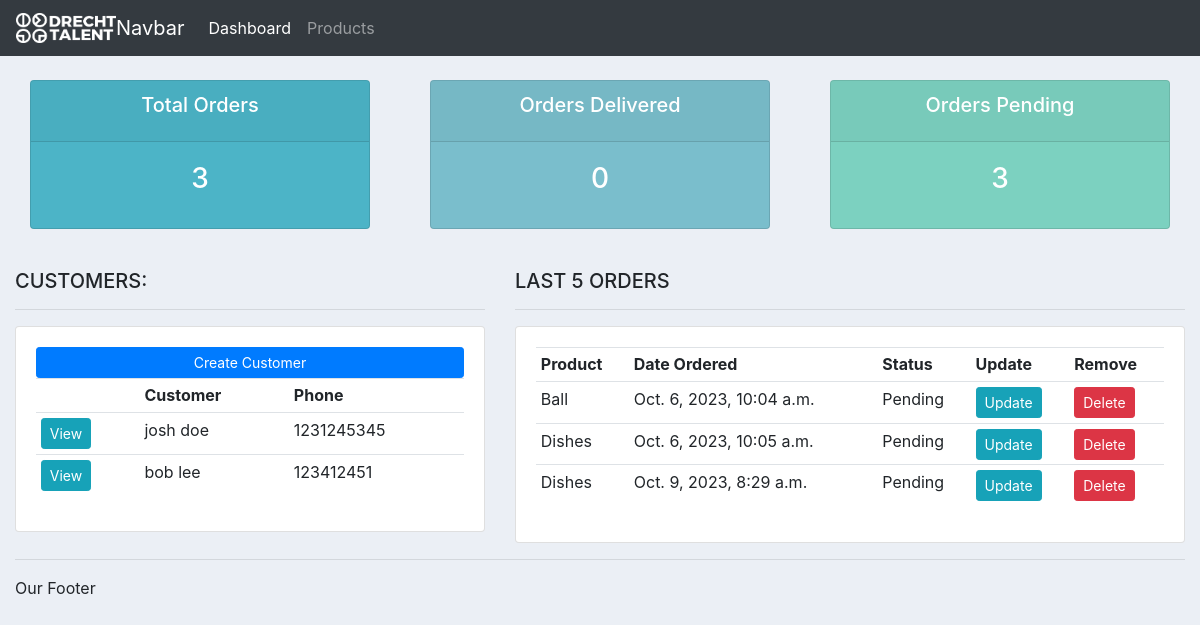
Before: / with the older database file.
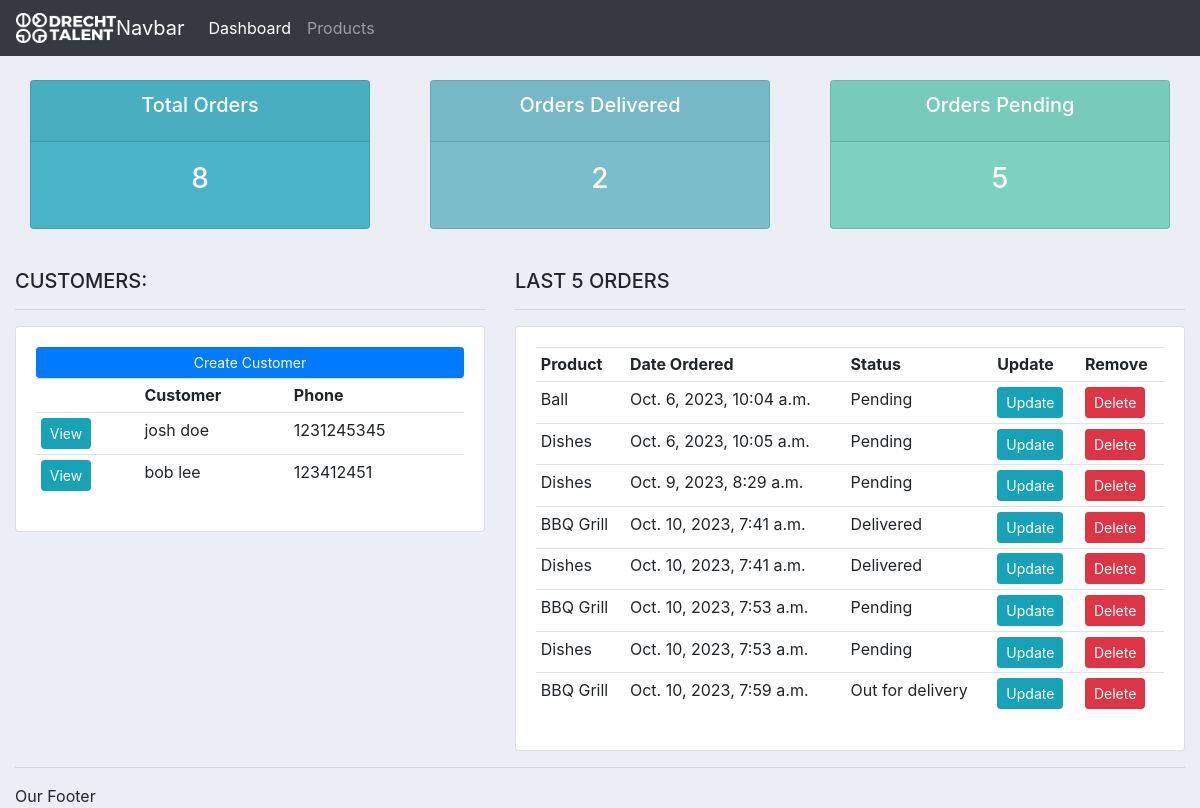
After: the same page with the newer database file.
### accounts/models.py (models this page shows, shortened)
class Customer(models.Model):
    name = models.CharField(max_length=200, null=True)
    phone = models.CharField(max_length=200, null=True)
    email = models.CharField(max_length=200, null=True)
    date_created = models.DateTimeField(auto_now_add=True, null=True)

class Order(models.Model):
    STATUS = (
            ('Pending', 'Pending'),
            ('Out for delivery', 'Out for delivery'),
            ('Delivered', 'Delivered'),
            )
    customer = models.ForeignKey(Customer, null=True, on_delete=models.SET_NULL)
    product = models.ForeignKey(Product, null=True, on_delete=models.SET_NULL)
    date_created = models.DateTimeField(auto_now_add=True, null=True)
    status = models.CharField(max_length=200, null=True, choices=STATUS)
    note = models.CharField(max_length=1000, null=True)

class Product(models.Model):
    CATEGORY = (
            ('Indoor', 'Indoor'),
            ('Out Door', 'Out Door'),
            )
    name = models.CharField(max_length=200, null=True)
    price = models.FloatField(null=True)
    category = models.CharField(max_length=200, null=True, choices=CATEGORY)
    description = models.CharField(max_length=200, null=True, blank=True)
    date_created = models.DateTimeField(auto_now_add=True, null=True)
    tags = models.ManyToManyField(Tag)
    def __str__(self):
        return self.name

### accounts/views.py (the view)
# urls.py: path("", views.home, name="home"),
def home(request):
    orders = Order.objects.all()
    customers = Customer.objects.all()
    total_customers = customers.count()
    total_orders = orders.count()
    delivered = orders.filter(status="Delivered").count()
    pending = orders.filter(status="Pending").count()
    context = {
        "orders": orders,
        "customers": customers,
        "total_orders": total_orders,
        "delivered": delivered,
        "pending": pending,
    }
    return render(request, "accounts/dashboard.html", context)

### accounts/templates/accounts/dashboard.html
{% extends "accounts/main.html" %}
{% block content %}
{% include "accounts/status.html" %}
<br>
<div class="row">
	<div class="col-md-5">
		<h5>CUSTOMERS:</h5>
		<hr>
		<div class="card card-body">
			<a class="btn btn-primary  btn-sm btn-block" href="">Create Customer</a>
			<table class="table table-sm">
				<tr>
                    <th></th>
					<th>Customer</th>
					<th>Phone</th>
				</tr>
                {% for customer in customers %}
                    <tr>
                        <td><a class= "btn btn-sm btn-info" href="{% url 'customer' customer.id %}">View</a></td>
                        <td>{{ customer.name }}</td>
                        <td>{{ customer.phone }}</td>
                    </tr>
                {% endfor %}
			</table>
		</div>
	</div>
	<div class="col-md-7">
		<h5>LAST 5 ORDERS</h5>
		<hr>
		<div class="card card-body">
			<table class="table table-sm">
				<tr>
					<th>Product</th>
					<th>Date Ordered</th>
					<th>Status</th>
					<th>Update</th>
					<th>Remove</th>
				</tr>
                {% for order in orders %}
                    <tr>
                        <td>{{ order.product }}</td>
                        <td>{{ order.date_created}}</td>
                        <td>{{ order.status }}</td>
                        <td><a class= "btn btn-sm btn-info" href="{% url 'update_order' order.id %}">Update</a></td>
                        <td><a class= "btn btn-sm btn-danger" href="{% url 'delete_order' order.id %}">Delete</a></td>
                    </tr>
                {% endfor %}
			</table>
		</div>
	</div>
</div>
{% endblock %}

### accounts/templates/accounts/main.html (shortened to what this page needs)
{% load static %}
<!DOCTYPE html>
<html>
<head>
    <link rel="stylesheet" href="https://cdn.jsdelivr.net/npm/bootstrap@4.4.1/dist/css/bootstrap.min.css">
    <link rel="stylesheet" type="text/css" href="{% static 'css/main.css' %}">
<body>
    {% include "accounts/navbar.html" %}
    <div class="container-fluid">
    {% block content %}
    {% endblock %}
    <hr>
    </h5>Our Footer</h5>
</body>
</html>

### accounts/templates/accounts/navbar.html (shortened to what this page needs)
{% load static %}
<nav class="navbar navbar-expand-lg navbar-dark bg-dark">
    <img src="{% static 'images/logo-white.png' %}" alt="logo" width="100" height="30">
    <a class="navbar-brand" href="#">Navbar</a>
    <div class="collapse navbar-collapse" id="navbarNav">
      <ul class="navbar-nav">
        <li class="nav-item active">
          <a class="nav-link" href="{% url 'home' %}">Dashboard</a>
        </li>
        <li class="nav-item">
          <a class="nav-link" href="{% url 'products' %}">Products</a>
        </li>
      </ul>
    </div>
  </nav>

### accounts/templates/accounts/status.html
<br>
<div class="row">
	<div class="col">
		<div class="col-md">
			<div class="card text-center text-white  mb-3" id="total-orders">
			  	<div class="card-header">
			  		<h5 class="card-title">Total Orders</h5>
			  	</div>
			  	<div class="card-body">
			    	<h3 class="card-title">{{total_orders}}</h3>
			  	</div>
			</div>
		</div>
	</div>
	<div class="col">
		<div class="col-md">
			<div class="card text-center text-white  mb-3" id="orders-delivered">
			  	<div class="card-header">
			  		<h5 class="card-title">Orders Delivered</h5>
			  	</div>
			  	<div class="card-body">
			    	<h3 class="card-title">{{delivered}}</h3>
			  	</div>
			</div>
		</div>
	</div>
	<div class="col">
		<div class="col-md">
			<div class="card text-center text-white  mb-3" id="orders-pending">
			  	<div class="card-header">
			  		<h5 class="card-title">Orders Pending</h5>
			  	</div>
			  	<div class="card-body">
			    	<h3 class="card-title">{{pending}}</h3>
			  	</div>
			</div>
		</div>
	</div>
</div>

### static/css/main.css (style rules this page uses)
body { background-color: #ebeff5; }
#total-orders { background-color: #4cb4c7; }
#orders-delivered { background-color: #7abecc; }
#orders-pending { background-color: #7CD1C0; }

Changed rows visible on the page:
added Order: product "BBQ Grill", date_created "Oct. 10, 2023, 7:41 a.m.", status "Delivered"
added Order: product "Dishes", date_created "Oct. 10, 2023, 7:41 a.m.", status "Delivered"
added Order: product "BBQ Grill", date_created "Oct. 10, 2023, 7:53 a.m.", status "Pending"
added Order: product "Dishes", date_created "Oct. 10, 2023, 7:53 a.m.", status "Pending"
added Order: product "BBQ Grill", date_created "Oct. 10, 2023, 7:59 a.m.", status "Out for delivery"
Other visible differences:
{{ total_orders }}: "3" → "8"
{{ delivered }}: "0" → "2"
{{ pending }}: "3" → "5"
